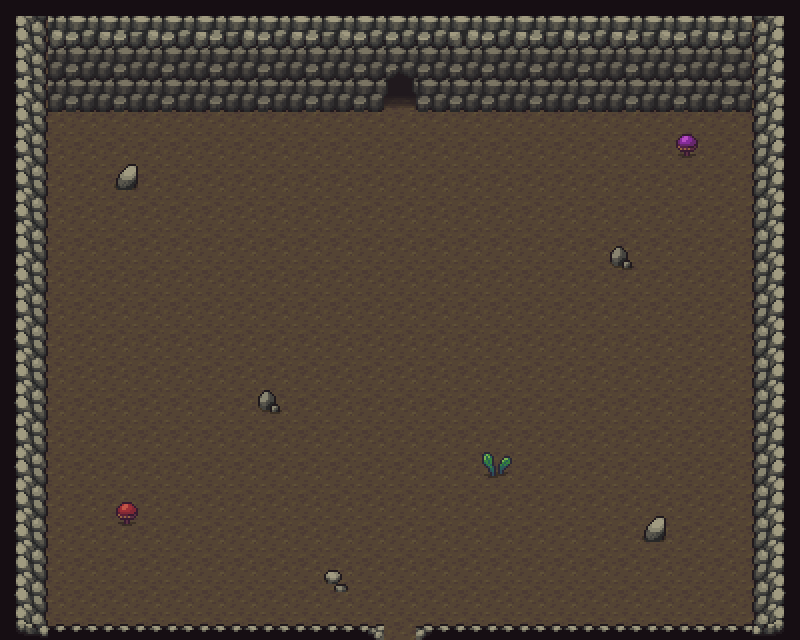

This game map was drawn from its Tiled (.tmx) file and the tilesets committed beside it. A one-line description and the trimmed map source follow:
An orthogonal 50x40 tile map with 16x16 px tiles, 3 tile layers (Dirt, Cave, Objects), 2 tilesets and 14 objects.

<map version="1.10" tiledversion="1.10.1" orientation="orthogonal" renderorder="right-down" width="50" height="40" tilewidth="16" tileheight="16" infinite="0" nextlayerid="6" nextobjectid="22">
 <editorsettings>
  <export target="caveMap.lua" format="lua" />
 </editorsettings>
 <tileset firstgid="1" name="1_terrain" tilewidth="16" tileheight="16" tilecount="1440" columns="30">
  <image source="../tilesets/1_terrain.png" width="480" height="768" />
 </tileset>
 <tileset firstgid="1441" name="8_cave" tilewidth="16" tileheight="16" tilecount="448" columns="28">
  <image source="../tilesets/8_cave.png" width="448" height="256" />
 </tileset>
 <layer id="2" name="Dirt" width="50" height="40">
  <data>[2000 cells, 2000 non-empty, 16 distinct tile ids]</data>
 </layer>
 <layer id="1" name="Cave" width="50" height="40">
  <data>[2000 cells, 594 non-empty, 94 distinct tile ids]</data>
 </layer>
 <layer id="3" name="Objects" width="50" height="40">
  <data>[2000 cells, 28 non-empty, 20 distinct tile ids]</data>
 </layer>
 <objectgroup id="4" name="Walls">
  <object id="2" x="752" y="0" width="48" height="640" />
  <object id="3" x="416" y="0" width="336" height="112" />
  <object id="4" x="0" y="0" width="384" height="112" />
  <object id="5" x="384" y="0" width="32" height="64" />
  <object id="6" x="0" y="112" width="48" height="528" />
  <object id="7" x="48" y="624" width="704" height="16" />
  <object id="10" x="116" y="164" width="22" height="26" />
  <object id="11" x="258" y="390" width="22" height="22" />
  <object id="12" x="116" y="502" width="22" height="22" />
  <object id="14" x="324" y="570" width="24" height="22" />
  <object id="17" x="644" y="516" width="22" height="26" />
  <object id="19" x="610" y="246" width="22" height="22" />
  <object id="20" x="676" y="134" width="22" height="22" />
 </objectgroup>
 <objectgroup id="5" name="Gates">
  <object id="21" x="385" y="65" width="30" height="17" />
 </objectgroup>
</map>
